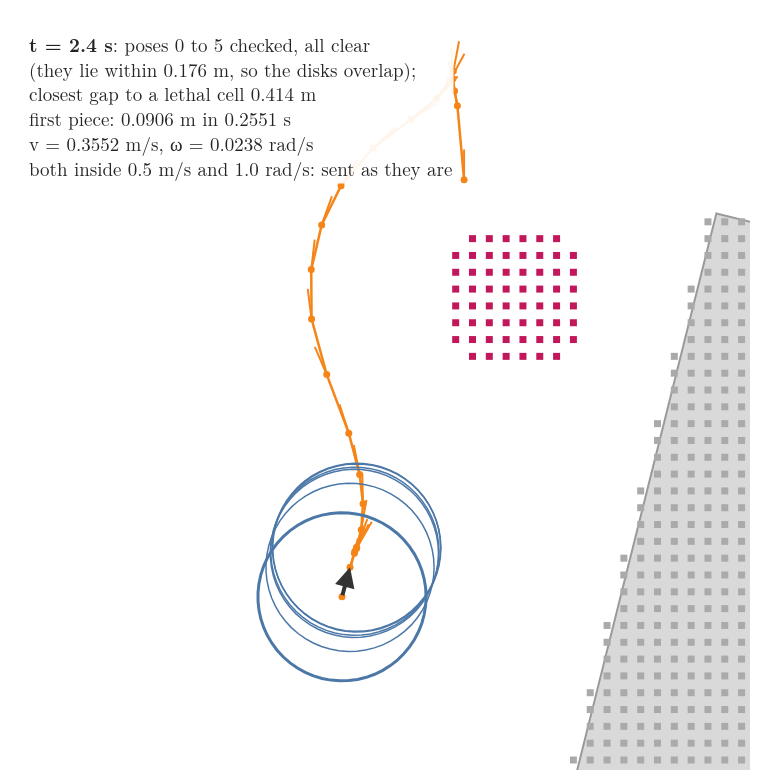

The script that drew this image:
"""Step 7 on numbers, at 2.4 s: the feasibility check and the command. Orange: the band TEB picked. Blue circles: the
robot's disk at poses 0 to 5, the poses isTrajectoryFeasible checks against the lethal cells (grey; the person's
pink); each is clear, so the band is kept. The arrow is the band's first piece, 0.0906 m in 0.2551 s, which gives the
command. Run -> command.png"""
import math
from pathlib import Path

import bandkit as bk
import numpy as np
import plotly.graph_objects as go
import roomdraw as rd
import tebkit as tk
from gifkit import BLUE, FONT, ORANGE

here = Path(__file__).parent
c = tk.results()["person"][24]
pl = c["planner"]
b = pl["candidates"][pl["best"]]
cells = c["cm"]["cells"]
gaps = [float(np.min(np.hypot(*(cells - b.P[i, :2]).T)) - tk.R_ROBOT) for i in range(6)]
d0, dt0 = float(np.hypot(*(b.P[1, :2] - b.P[0, :2]))), float(b.DT[0])
dth = float(tk.wrap(b.P[1, 2] - b.P[0, 2]))
assert c["feasible"] and round(d0, 4) == 0.0906 and round(dt0, 4) == 0.2551 and round(min(gaps), 3) == 0.414
assert np.allclose(c["cmd"], (d0 / dt0, dth / dt0), atol=1e-9)

fig = go.Figure()
rd.room(fig, band=False)
pers = np.hypot(*(cells - bk.PERSON).T) <= bk.PERSON_R + 0.025
for m, col in ((~pers, "#AAAAAA"), (pers, "#C2185B")):
    fig.add_trace(go.Scatter(x=cells[m, 0], y=cells[m, 1], mode="markers", marker=dict(symbol="square", size=7, color=col)))
rd.band(fig, b.P, ORANGE, size=7)
t = np.linspace(0, 2 * math.pi, 60)
for i in range(6):
    fig.add_trace(go.Scatter(x=b.P[i, 0] + tk.R_ROBOT * np.cos(t), y=b.P[i, 1] + tk.R_ROBOT * np.sin(t), mode="lines",
                             line=dict(color=BLUE, width=1.5 if i else 3)))
fig.add_annotation(x=b.P[1, 0], y=b.P[1, 1], ax=b.P[0, 0], ay=b.P[0, 1], xref="x", yref="y", axref="x", ayref="y",
                   showarrow=True, arrowhead=2, arrowwidth=4, arrowcolor="#333333", text="")
first5 = float(np.sum(np.hypot(*np.diff(b.P[:6, :2], axis=0).T)))
assert round(first5, 3) == 0.176
lines = ["<b>t = 2.4 s</b>: poses 0 to 5 checked, all clear",
         f"(they lie within {first5:.3f} m, so the disks overlap);",
         f"closest gap to a lethal cell {min(gaps):.3f} m",
         f"first piece: {d0:.4f} m in {dt0:.4f} s",
         f"v = {d0 / dt0:.4f} m/s, ω = {dth / dt0:.4f} rad/s",
         "both inside 0.5 m/s and 1.0 rad/s: sent as they are"]
fig.add_annotation(x=1.45, y=3.55, text="<br>".join(lines), showarrow=False, xanchor="left", yanchor="top", align="left",
                   font=dict(size=19), bgcolor="rgba(255,255,255,0.92)")
rd.zoom(fig, (1.4, 3.6), (1.35, 3.6))
fig.update_layout(template="simple_white", font=FONT, width=760, height=780, showlegend=False,
                  margin=dict(l=10, r=10, t=10, b=10))
fig.write_image(here / "command.png")
print("gaps", [round(g, 3) for g in gaps])
